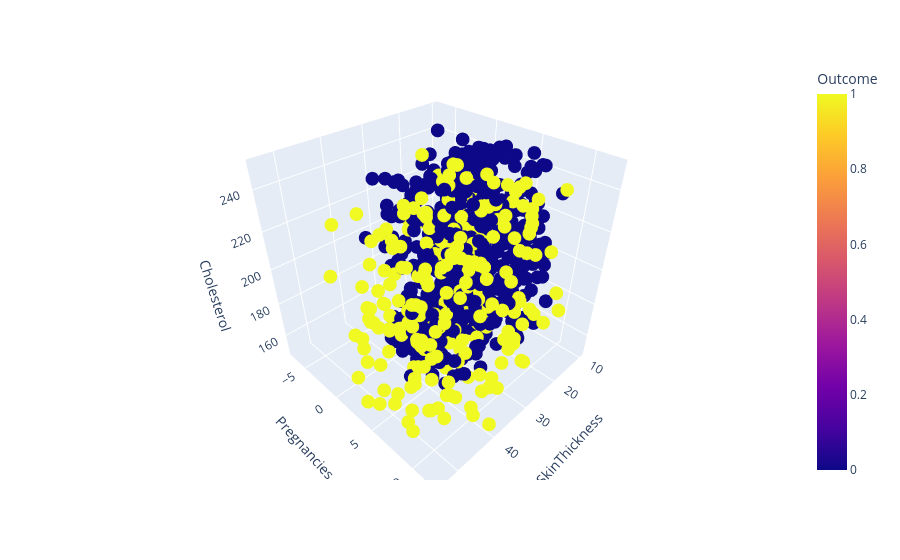

The cell this chart's notebook holds for it:
### Code cell
import plotly.express as px
fig=px.scatter_3d(
    df,
    x="SkinThickness",
    y="Pregnancies",
    z="Cholesterol",
    color="Outcome",
    color_discrete_sequence=px.colors.qualitative.Bold
)
fig.show()

### Figure 1 — Plotly figure (JSON) as saved in the notebook; plotly's stock layout.template omitted (floating-point values rounded to 4 significant figures; data arrays with more than 128 entries replaced by an {"elided": "..."} marker saying what was removed)
{"data": [{"hovertemplate": "SkinThickness=%{x}<br>Pregnancies=%{y}<br>Cholesterol=%{z}<br>Outcome=%{marker.color}<extra></extra>", "legendgroup": "", "marker": {"color": {"elided": "886 float values"}, "coloraxis": "coloraxis", "symbol": "circle"}, "mode": "markers", "name": "", "scene": "scene", "showlegend": false, "type": "scatter3d", "x": {"elided": "886 float values"}, "y": {"elided": "886 int values"}, "z": {"elided": "886 int values"}}], "layout": {"coloraxis": {"colorbar": {"title": {"text": "Outcome"}}, "colorscale": [[0, "#0d0887"], [0.1111, "#46039f"], [0.2222, "#7201a8"], [0.3333, "#9c179e"], [0.4444, "#bd3786"], [0.5556, "#d8576b"], [0.6667, "#ed7953"], [0.7778, "#fb9f3a"], [0.8889, "#fdca26"], [1, "#f0f921"]]}, "legend": {"tracegroupgap": 0}, "margin": {"t": 60}, "scene": {"domain": {"x": [0, 1], "y": [0, 1]}, "xaxis": {"title": {"text": "SkinThickness"}}, "yaxis": {"title": {"text": "Pregnancies"}}, "zaxis": {"title": {"text": "Cholesterol"}}}}}
